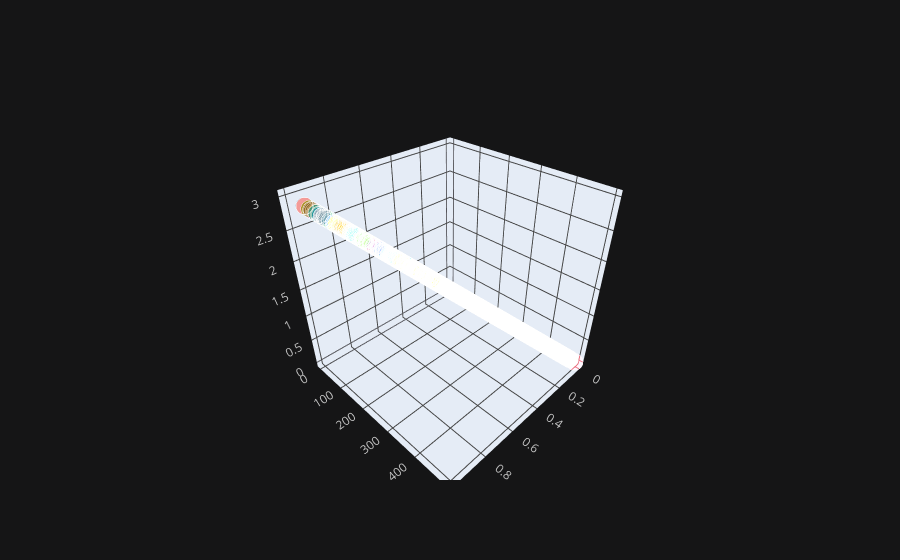

Notebook code for this chart:
### Code cell
df.iplot(x='a',y='b',z='c',kind='scatter3d')

### Figure 1 — Plotly figure (JSON) as saved in the notebook; plotly's stock layout.template omitted (floating-point values rounded to 4 significant figures; data arrays with more than 128 entries replaced by an {"elided": "..."} marker saying what was removed)
{"data": [{"marker": {"color": {"elided": "1000 str values"}, "opacity": 0.8, "size": {"elided": "1000 int values"}, "symbol": "circle"}, "mode": "markers", "text": {"elided": "1000 str values"}, "type": "scatter3d", "x": {"elided": "1000 float values"}, "y": {"elided": "1000 float values"}, "z": {"elided": "1000 float values"}}], "layout": {"legend": {"bgcolor": "#151516", "font": {"color": "#D9D9D9"}}, "paper_bgcolor": "#151516", "plot_bgcolor": "#151516", "scene": {"xaxis": {"gridcolor": "#434343", "showgrid": true, "tickfont": {"color": "#C2C2C2"}, "title": {"font": {"color": "#D9D9D9"}, "text": ""}, "zerolinecolor": "#666570"}, "yaxis": {"gridcolor": "#434343", "showgrid": true, "tickfont": {"color": "#C2C2C2"}, "title": {"font": {"color": "#D9D9D9"}, "text": ""}, "zerolinecolor": "#666570"}, "zaxis": {"gridcolor": "#434343", "showgrid": true, "tickfont": {"color": "#C2C2C2"}, "title": {"font": {"color": "#D9D9D9"}, "text": ""}, "zerolinecolor": "#666570"}}, "title": {"font": {"color": "#D9D9D9"}}}}
